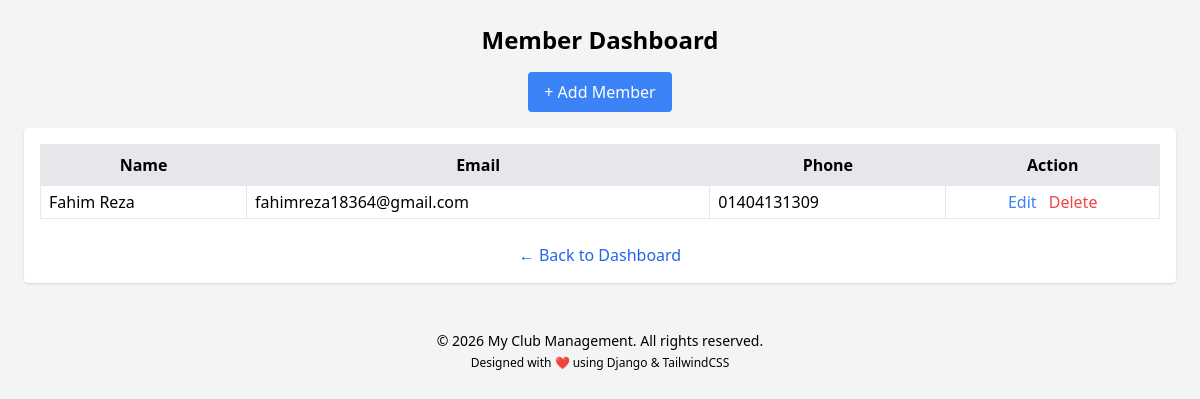
The page /members/ on the database its author committed.
### core/models.py (models this page shows, shortened)
class Member(models.Model):
    name = models.CharField(max_length=100)
    email = models.EmailField(unique=True)
    phone = models.CharField(max_length=20, blank=True, null=True)
    join_date = models.DateField(auto_now_add=True)

### core/views.py (the view)
# urls.py: path('members/', views.member_dashboard, name='member_dashboard'),
def member_dashboard(request):
    members = Member.objects.all()
    return render(request, 'core/dashboard_members.html', {'members': members})

### core/templates/core/dashboard_members.html (shortened to what this page needs)
<!DOCTYPE html>
<html>
<head>
    <script src="https://cdn.tailwindcss.com"></script>
</head>
<body class="bg-gray-100 p-6">
<div class="max-w-7xl mx-auto text-center mb-4" >
    <h2 class="text-2xl font-bold mb-4">Member Dashboard</h2>
    <a href="{% url 'add_member' %}" class="bg-blue-500 text-white px-4 py-2 rounded hover:bg-blue-600 mb-4 inline-block">
        + Add Member</a>
    <div class="bg-white shadow rounded p-4 overflow-x-auto">
        <table class="table-auto w-full border border-gray-300">
            <thead class="bg-gray-200">
                <tr>
                    <th class="border px-2 py-2 ">Name</th>
                    <th class="border px-2 py-2 ">Email</th>
                    <th class="border px-2 py-2 ">Phone</th>
                    <th class="border px-2 py-2 ">Action</th>
                </tr>
            </thead>
            <tbody>
                {% for member in members %}
                <tr class="hover:bg-gray-50">
                    <td class="border px-2 py-1 text-left">{{ member.name }}</td>
                    <td class="border px-2 py-1 text-left">{{ member.email }}</td>
                    <td class="border px-2 py-1 text-left">{{ member.phone }}</td>
                    <td class="border px-2 py-1 space-x-2">
                        <a href="{% url 'edit_member' member.id %}" class="text-blue-500 hover:underline">Edit</a>
                        <a href="{% url 'delete_member' member.id %}" class="text-red-500 hover:underline">Delete</a>
                    </td>
                </tr>
                {% empty %}
                <tr>
                    <td class="border px-2 py-1 text-center" colspan="4">No members</td>
                </tr>
                {% endfor %}
            </tbody>
        </table>
        <div class="text-center mt-6">
        <a href="{% url 'main_dashboard' %}" class="text-blue-600 hover:underline font-medium">
            ← Back to Dashboard</a>
    </div>
    </div>
</div>
</body>
<footer class="bg-white-800 text-black py-4 mt-8">
    <div class="max-w-6xl mx-auto text-center">
        <p class="text-sm">
            &copy; 2026 My Club Management. All rights reserved.</p>
        <p class="text-xs mt-1">
            Designed with ❤️ using Django & TailwindCSS</p>
    </div>
</footer>
</html>

### rows shown on the page
Member: name "Fahim Reza", email "fahimreza18364@gmail.com", phone "01404131309"
